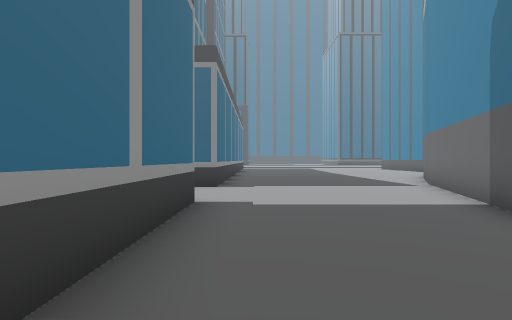
View 1 (above)

14 first-person views from a walk through a Unity game level. The camera is 1.4 m above the floor, looks level and sees 80° across. The floor is counted in squares, 2 m on a side. Each view is taken from the middle of a square. On the plan, view 1 faces up. The plan holds only what a view shows up to about 10 squares ahead; the rest is blank. The place goes on beyond the plan. The player is left out. Some surface patterns are stand-ins.

View 2
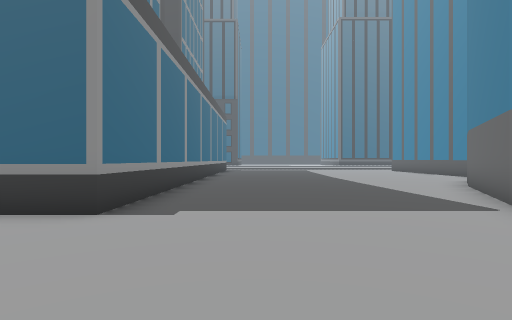

View 3
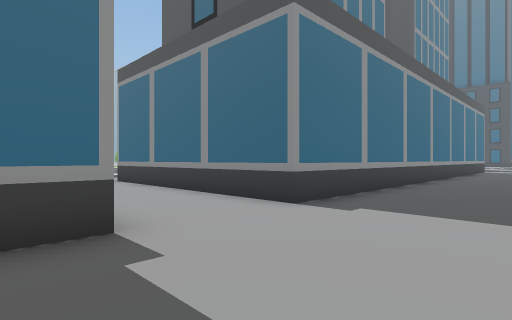

View 4
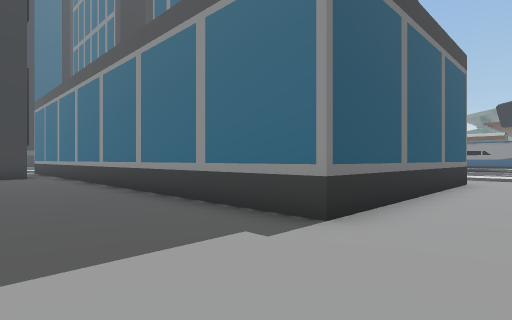

View 5
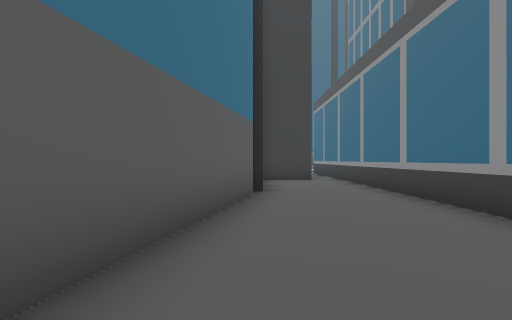

View 6
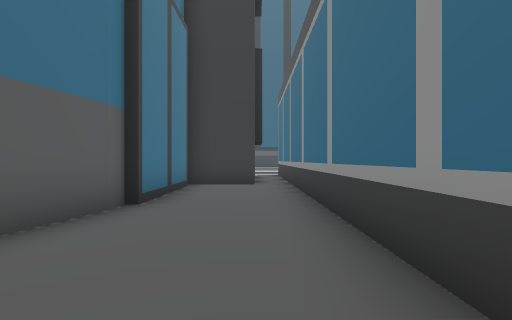

View 7
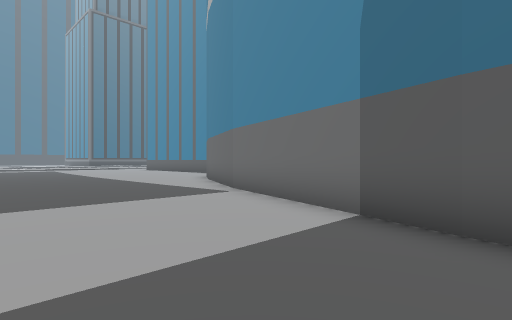

View 8
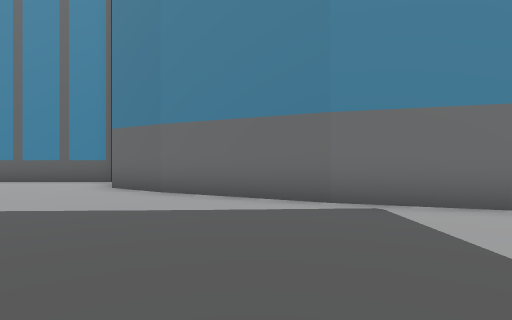

View 9
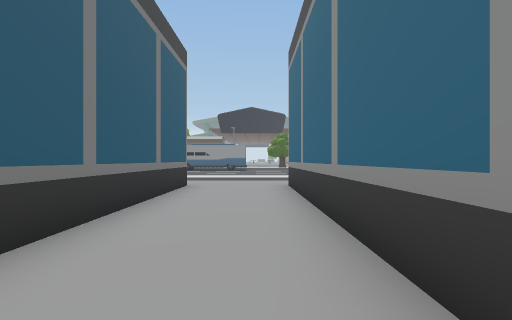

View 10
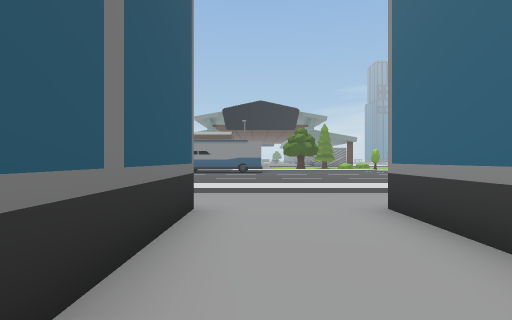

View 11
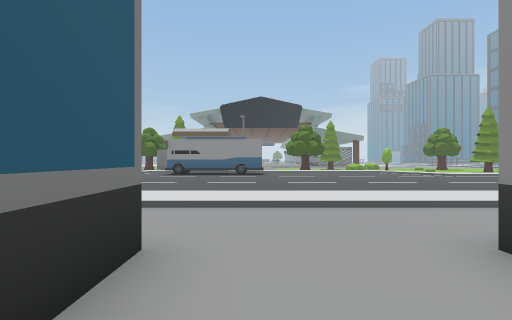

View 12
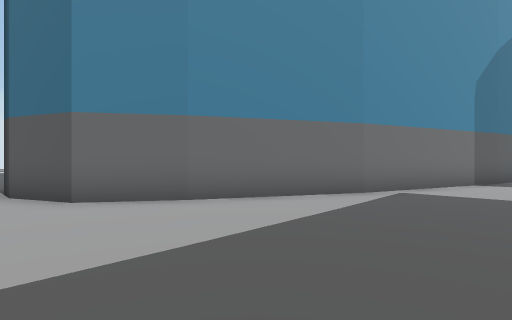

View 13
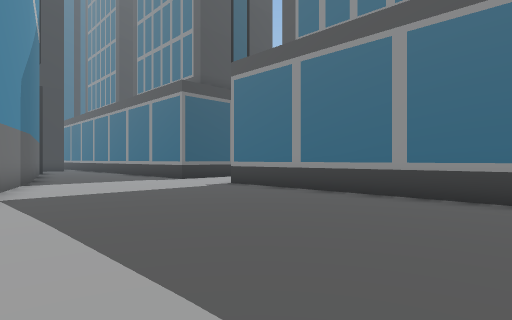

View 14
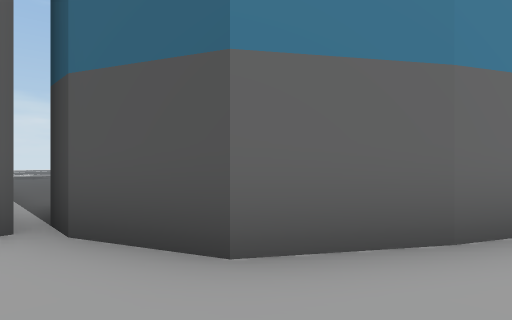

### Floor plan
Points are (right, up) in squares from view 1. A wall is a line through its corners. A room is listed if a view was taken in it or the views show most of it. See-through windows are left out.
Room 1 (views 1, 2, 3, 4, 5, 6, 7, 8, 9, 10, 11, 12, 13, 14)
walls: (4.9, 8.7) (6.7, 12.2); (6.6, 12) (7.6, 13.6) (9.2, 14.3); (-1, 15.1) (-1, 7.9) (-8.5, 7.9); (2, -2.4) (3.3, 3.6) (5, 8.8); (-8.4, 5.1) (-1, 5.1) (-1, -7.9); (2.1, -2.9) (2.1, -2.2); (1.8, -6.2) (1.8, -2.8); (0, -6.8) (2, -6.8)
ways out: opening at (-8, 6.5)

Where each view was taken, in squares from view 1:
view 1: 0 up, 0 right, facing up
view 2: 4 up, 1 right, facing up
view 3: 4 up, 2 right, facing up-left
view 4: 7 up, 2 right, facing down-left
view 5: 4 up, 2 right, facing down
view 6: 2 up, 0 right, facing down
view 7: 3 up, 0 right, facing up-right
view 8: 10 up, 0 right, facing right
view 9: 7 up, 0 right, facing left
view 10: 6 up, 4 left, facing left
view 11: 6 up, 6 left, facing left
view 12: 15 up, 2 right, facing down-right
view 13: 15 up, 5 right, facing down-left
view 14: 15 up, 6 right, facing down-right
